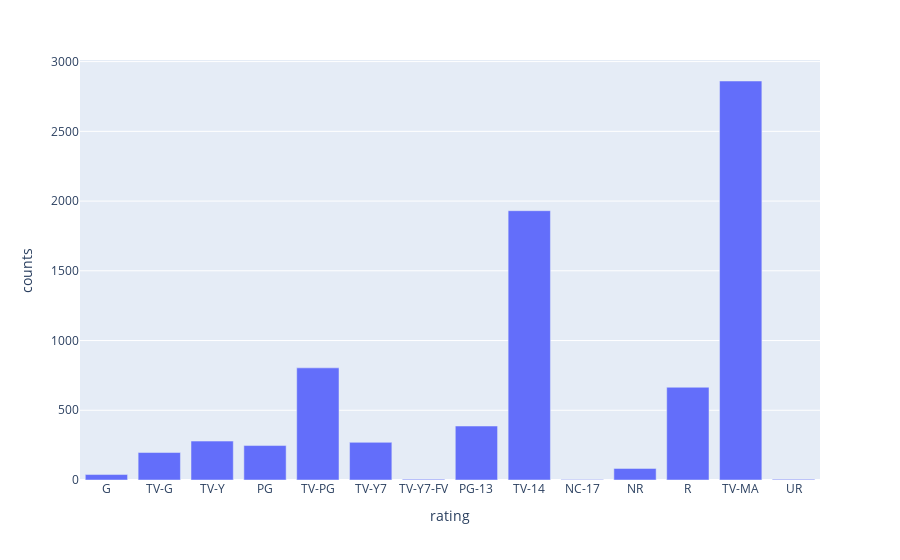

The code cell stored with this chart in its notebook:
### Code cell
rating_df = generate_rating_df(df)
fig = px.bar(rating_df, x='rating', y='counts')
fig.show()

### Figure 1 — Plotly figure (JSON) as saved in the notebook; plotly's stock layout.template omitted (floating-point values rounded to 4 significant figures)
{"data": [{"alignmentgroup": "True", "hovertemplate": "rating=%{x}<br>counts=%{y}<extra></extra>", "legendgroup": "", "marker": {"color": "#636efa", "pattern": {"shape": ""}}, "name": "", "offsetgroup": "", "orientation": "v", "showlegend": false, "textposition": "auto", "type": "bar", "x": ["G", "TV-G", "TV-Y", "PG", "TV-PG", "TV-Y7", "TV-Y7-FV", "PG-13", "TV-14", "NC-17", "NR", "R", "TV-MA", "UR"], "xaxis": "x", "y": [39, 197, 279, 247, 804, 270, 6, 387, 1931, 3, 83, 665, 2861, 5], "yaxis": "y"}], "layout": {"barmode": "relative", "legend": {"tracegroupgap": 0}, "margin": {"t": 60}, "xaxis": {"anchor": "y", "domain": [0, 1], "title": {"text": "rating"}}, "yaxis": {"anchor": "x", "domain": [0, 1], "title": {"text": "counts"}}}}
